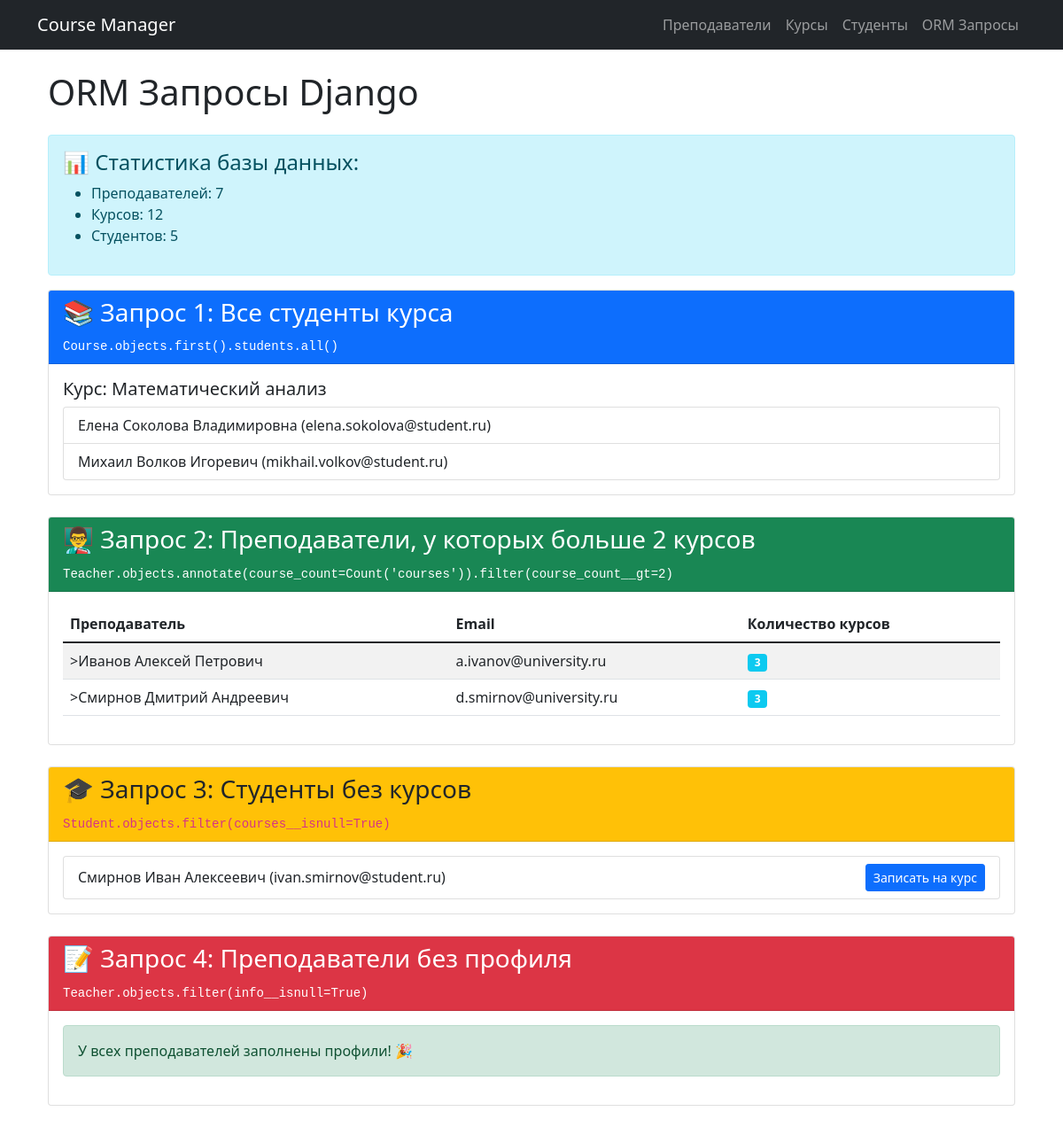
Page /schedule/orm-queries/ on the committed database.
### schedule/models.py (models this page shows, shortened)
class Course(models.Model):
    LEVEL_CHOICES = [
        ('beginner', 'Начальный'),
        ('intermediate', 'Средний'),
        ('advanced', 'Продвинутый'),
    ]
    title = models.CharField(
        max_length=200,
        unique=True,
        verbose_name="Название курса",
        db_index=True
    )
    description = models.TextField(
        verbose_name="Описание"
    )
    teacher = models.ForeignKey(
        Teacher,
        on_delete=models.SET_NULL,
        null=True,
        blank=True,
        related_name='courses',
        verbose_name="Преподаватель"
    )
    level = models.CharField(
        max_length=20,
        choices=LEVEL_CHOICES,
        default='beginner',
        verbose_name="Уровень"
    )
    credits = models.PositiveIntegerField(
        default=3,
        verbose_name="Кредиты"
    )
    max_students = models.PositiveIntegerField(
        default=30,
        verbose_name="Максимум студентов"
    )
    start_date = models.DateField(
        verbose_name="Дата начала"
    )
    end_date = models.DateField(
        verbose_name="Дата окончания"
    )
    is_active = models.BooleanField(
        default=True,
        verbose_name="Активен"
    )
    created_at = models.DateTimeField(
        auto_now_add=True,
        verbose_name="Дата создания"
    )
    class Meta:
        verbose_name = "Курс"
        verbose_name_plural = "Курсы"

class Student(models.Model):
    first_name = models.CharField(
        max_length=50,
        verbose_name="Имя",
        db_index=True
    )
    last_name = models.CharField(
        max_length=50,
        verbose_name="Фамилия",
        db_index=True
    )
    patronymic = models.CharField(
        max_length=50,
        blank=True,
        null=True,
        verbose_name="Отчество"
    )
    email = models.EmailField(
        unique=True,
        verbose_name="Email"
    )
    phone = models.CharField(
        max_length=20,
        blank=True,
        null=True,
        verbose_name="Телефон"
    )
    date_of_birth = models.DateField(
        verbose_name="Дата рождения"
    )
    address = models.TextField(
        blank=True,
        verbose_name="Адрес"
    )
    enrollment_date = models.DateField(
        auto_now_add=True,
        verbose_name="Дата зачисления"
    )
    courses = models.ManyToManyField(
        Course,
        related_name='students',
        blank=True,
        verbose_name="Курсы"
    )
    is_active = models.BooleanField(
        default=True,
        verbose_name="Активен"
    )
    class Meta:
        verbose_name = "Студент"
        verbose_name_plural = "Студенты"
        ordering = ['first_name', 'last_name', 'patronymic']
        unique_together = ['first_name', 'last_name', 'patronymic']

class Teacher(models.Model):
    first_name = models.CharField(
        max_length=50,
        verbose_name="Имя",
        db_index=True
    )
    last_name = models.CharField(
        max_length=50,
        verbose_name="Фамилия",
        db_index=True
    )
    patronymic = models.CharField(
        max_length=50,
        blank=True,
        null=True,
        verbose_name="Отчество"
    )
    email = models.EmailField(
        unique=True,
        verbose_name="Email",
        help_text="Уникальный email преподавателя"
    )
    phone = models.CharField(
        max_length=20,
        blank=True,
        null=True,
        verbose_name="Телефон"
    )
    hire_date = models.DateField(
        verbose_name="Дата найма"
    )
    is_active = models.BooleanField(
        default=True,
        verbose_name="Активен"
    )
    created_at = models.DateTimeField(
        auto_now_add=True,
        verbose_name="Дата создания"
    )
    updated_at = models.DateTimeField(
        auto_now=True,
        verbose_name="Дата обновления"
    )
    class Meta:
        verbose_name = "Преподаватель"
        verbose_name_plural = "Преподаватели"
        ordering = ['first_name', 'last_name', 'patronymic']
        unique_together = ['last_name', 'first_name', 'patronymic']

### schedule/views.py (the view)
# urls.py: path('orm-queries/', views.ORMQueriesView.as_view(), name='orm_queries'),
class ORMQueriesView(View):
    def get(self, request):
        course = Course.objects.first()
        course_students = course.students.all() if course else []
        teachers_with_many_courses = Teacher.objects.annotate(
            course_count=Count('courses')
        ).filter(course_count__gt=2)
        students_without_courses = Student.objects.filter(courses__isnull=True)
        teachers_without_profile = Teacher.objects.filter(info__isnull=True)
        teachers_count = Teacher.objects.count()
        courses_count = Course.objects.count()
        students_count = Student.objects.count()
        context = {
            'course': course,
            'course_students': course_students,
            'teachers_with_many_courses': teachers_with_many_courses,
            'students_without_courses': students_without_courses,
            'teachers_without_profile': teachers_without_profile,
            'teachers_count': teachers_count,
            'courses_count': courses_count,
            'students_count': students_count,
        }
        return render(request, 'schedule/orm_queries.html', context)

### schedule/templates/schedule/orm_queries.html (shortened to what this page needs)
{% extends 'schedule/base.html' %}
{% block content %}
<div class="container">
    <h1 class="mb-4">ORM Запросы Django</h1>
    <div class="alert alert-info">
        <h4>📊 Статистика базы данных:</h4>
        <ul>
            <li>Преподавателей: {{ teachers_count }}</li>
            <li>Курсов: {{ courses_count }}</li>
            <li>Студентов: {{ students_count }}</li>
        </ul>
    </div>
    <div class="card mb-4">
        <div class="card-header bg-primary text-white">
            <h3>📚 Запрос 1: Все студенты курса</h3>
            <code class="text-white">Course.objects.first().students.all()</code>
        </div>
        <div class="card-body">
            {% if course %}
                <h5>Курс: {{ course.title }}</h5>
                {% if course_students %}
                    <ul class="list-group">
                        {% for student in course_students %}
                        <li class="list-group-item">
                            {{ student.first_name }} {{ student.last_name }}
                            {% if student.patronymic %}{{ student.patronymic }}{% endif %}
                            ({{ student.email }})
                        </li>
                        {% endfor %}
                    </ul>
                {% else %}
                    <div class="alert alert-info">На этот курс еще никто не записан</div>
                {% endif %}
            {% else %}
                <div class="alert alert-warning">В базе данных нет ни одного курса</div>
            {% endif %}
        </div>
    </div>
    <div class="card mb-4">
        <div class="card-header bg-success text-white">
            <h3>👨‍🏫 Запрос 2: Преподаватели, у которых больше 2 курсов</h3>
            <code class="text-white">Teacher.objects.annotate(course_count=Count('courses')).filter(course_count__gt=2)</code>
        </div>
        <div class="card-body">
            {% if teachers_with_many_courses %}
                <table class="table table-striped">
                    <thead>
                        <tr>
                            <th>Преподаватель</th>
                            <th>Email</th>
                            <th>Количество курсов</th>
                        </tr>
                    </thead>
                    <tbody>
                        {% for teacher in teachers_with_many_courses %}
                        <tr>
                            <td>>{{ teacher.last_name }} {{ teacher.first_name }} {{ teacher.patronymic|default:"" }}</td>
                            <td>{{ teacher.email }}</td>
                            <td><span class="badge bg-info">{{ teacher.courses.count }}</span></td>
                        </tr>
                        {% endfor %}
                    </tbody>
                </table>
            {% endif %}
        </div>
    </div>
    <div class="card mb-4">
        <div class="card-header bg-warning">
            <h3>🎓 Запрос 3: Студенты без курсов</h3>
            <code>Student.objects.filter(courses__isnull=True)</code>
        </div>
        <div class="card-body">
            {% if students_without_courses %}
                <ul class="list-group">
                    {% for student in students_without_courses %}
                    <li class="list-group-item d-flex justify-content-between align-items-center">
                        {{ student.last_name }} {{ student.first_name }} {{ student.patronymic|default:"" }} ({{ student.email }})
                        <a href="{% url 'schedule:student_update' student.pk %}" class="btn btn-sm btn-primary">Записать на курс</a>
                    </li>
                    {% endfor %}
                </ul>
            {% endif %}
        </div>
    </div>
    <div class="card mb-4">
        <div class="card-header bg-danger text-white">
            <h3>📝 Запрос 4: Преподаватели без профиля</h3>
            <code class="text-white">Teacher.objects.filter(info__isnull=True)</code>
        </div>
        <div class="card-body">
            {% if teachers_without_profile %}
                <ul class="list-group">
                    {% for teacher in teachers_without_profile %}
                    <li class="list-group-item d-flex justify-content-between align-items-center">
                        {{ teacher.last_name }} {{ teacher.first_name }} {{ teacher.patronymic|default:"" }} ({{ teacher.email }})
                        <a href="{% url 'schedule:teacher_update' teacher.pk %}" class="btn btn-sm btn-warning">Заполнить профиль</a>
                    </li>
                    {% endfor %}
                </ul>
            {% else %}
                <div class="alert alert-success">
                    {% if teachers_count > 0 %}
                        У всех преподавателей заполнены профили! 🎉
                    {% else %}
                        В базе данных нет преподавателей
                    {% endif %}
                </div>
            {% endif %}
        </div>
    </div>
</div>
{% endblock %}

### rows in the picture
Course: title "Математический анализ"
Student: first_name "Елена", last_name "Соколова", patronymic "Владимировна", email "elena.sokolova@student.ru"
Student: first_name "Михаил", last_name "Волков", patronymic "Игоревич", email "mikhail.volkov@student.ru"
Teacher: last_name "Иванов", first_name "Алексей", patronymic "Петрович", email "a.ivanov@university.ru", courses.count "3"
Teacher: last_name "Смирнов", first_name "Дмитрий", patronymic "Андреевич", email "d.smirnov@university.ru", courses.count "3"
Student: last_name "Смирнов", first_name "Иван", patronymic "Алексеевич", email "ivan.smirnov@student.ru"

### other values in the picture
{{ teachers_count }} "7"
{{ courses_count }} "12"
{{ students_count }} "5"
